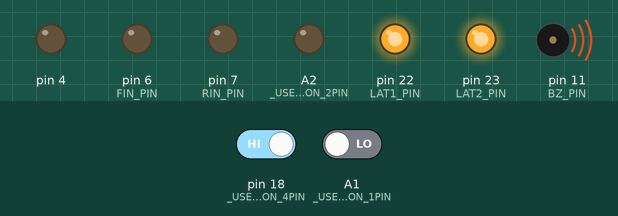
Recording of a sketch running on a simulated Arduino Leonardo, built with avr-gcc and run on an emulated ATmega32U4. Shown: output pins drawn as LEDs (lit = HIGH), buzzer (waves = sounding). The inputs (shaded band) are chosen by the test bench; at power-on: pin 18 (_USER_CON_4PIN) HIGH, A1 (_USER_CON_1PIN) LOW.

Above: at 1.2 s.
1.3 s: pin 18 (_USER_CON_4PIN) driven LOW
At 2.5 s:
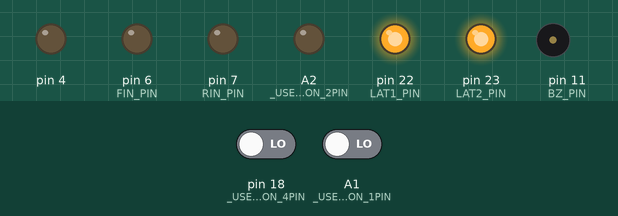
2.8 s: pin 18 (_USER_CON_4PIN) driven HIGH
At 4.4 s:
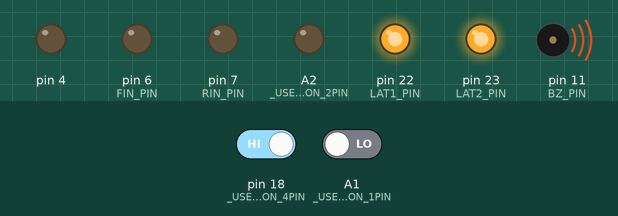
Timing chart, 0 to 11.0 s (numbered marks = the images above; inputs shaded):
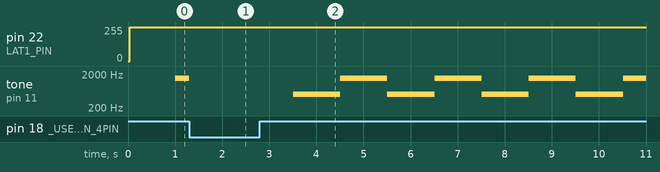

Measured:
- after the input at 1.3 s, tone on pin 11 (BZ_PIN): 1500 Hz → silent at once
- after the input at 2.8 s, tone on pin 11 (BZ_PIN): alternates 1500 Hz for 1.0 s and 500 Hz for 1.0 s, starting after 0.71 s

The sketch:

mon4_b.ino
```cpp
#define USE_TIMER3_ISR
#include "mono_con.h"

int pitch[2] = { 1500, 500 };
int idx = 0;

int count = 0;

int tsw, sw;
int presw, pretsw, swps = 0;

word in, bz;

void onedisp(int n) {
	static int pren = -1;
	if (pren != n) {
		disp(num[n / 10], num[n % 10]);
		pren = n;
	}
}

ISR(TIMER3_COMPA_vect) {
	if (in++ > 5) {
		in = 0;

		sw = digitalRead(_USER_CON_5PIN);
		tsw = digitalRead(_USER_CON_4PIN);

		if (tsw == LOW && sw == LOW && presw == HIGH) swps = 1;

		presw = sw;
	}
	if (tsw == HIGH) bz++;
}

void setup() {
	config_init();
	serial_init();

	sw = presw = digitalRead(_USER_CON_5PIN);
	tsw = pretsw = digitalRead(_USER_CON_4PIN);
}

void loop() {
	if (tsw == HIGH) {
		if (tsw != pretsw) {
			pretsw = tsw;
			tone(BZ_PIN, pitch[0]);
			bz = 0;
			idx = 1;
			count++;
		}
		if (bz > 1000) {
			bz = 0;
			tone(BZ_PIN, pitch[idx]);
			if (++idx > 1) idx = 0;
			count++;
		}
	} else {
		noTone(BZ_PIN);
		if (tsw != pretsw) pretsw = tsw;
		if (swps) { swps = 0; count = 0; }
	}
	onedisp(count);
}
```

mono_con.h
```cpp
//===================================================================================================================
//
//  高校生ものづくりコンテスト2026岡山県大会用 ArduinoShield
//
//    出力回路: 百エディケーション製
//    https://hyakuedu.wordpress.com/
//
//    CPU Board: Arduino MEGA 2560 R3
//                                     2026/01/08 OKAKO
//
//===================================================================================================================
#ifndef _MONO_CON_2026_H
#define _MONO_CON_2026_H

//--- Arduino  ATmega2560 Input
#define _USER_CON_1PIN A1
#define _USER_CON_2PIN A2
#define _USER_CON_3PIN 17
#define _USER_CON_4PIN 18
#define _USER_CON_5PIN 19
#define _USER_CON_6PIN 40
#define _USER_CON_7PIN 42
#define _USER_CON_8PIN 20 //GND

//--- OKAKO_Shield_CN2
#define BOARD_SW_PIN 26
#define BZ_PIN 11
#define FIN_PIN 6
#define RIN_PIN 7
#define LAT2_PIN 23
#define LAT1_PIN 22
#define SCK_PIN 24
#define SDI_PIN 25

//--- セグメントLED 0-9,blank
int num[11] = { 0x3f, 0x06, 0x5b, 0x4f, 0x66,  //0, 1, 2, 3, 4
                0x6d, 0x7d, 0x27, 0x7f, 0x6f,  //5, 6, 7, 8, 9
                0x00 };                        //blank

//--- レジスタ初期設定
void config_init(void) {
  pinMode(_USER_CON_1PIN, INPUT);
  pinMode(_USER_CON_2PIN, INPUT);
  pinMode(_USER_CON_3PIN, INPUT);
  pinMode(_USER_CON_4PIN, INPUT);
  pinMode(_USER_CON_5PIN, INPUT);
  pinMode(_USER_CON_6PIN, INPUT);
  pinMode(_USER_CON_7PIN, INPUT);

  pinMode(_USER_CON_8PIN, OUTPUT);
  digitalWrite(_USER_CON_8PIN, LOW); //IN_D4をGND設定

  pinMode(BOARD_SW_PIN, INPUT);
  pinMode(BZ_PIN, OUTPUT);
  pinMode(RIN_PIN, OUTPUT);
  pinMode(FIN_PIN, OUTPUT);
  pinMode(LAT1_PIN, OUTPUT);
  pinMode(LAT2_PIN, OUTPUT);
  pinMode(SCK_PIN, OUTPUT);
  pinMode(SDI_PIN, OUTPUT);

  ////////// DCモータ制御用PWM信号生成用のタイマ(Timer4)の周波数を31.37KHzに変更 //////////
  TCCR4B = (TCCR4B & 0b11111000) | 0x01;

#ifdef USE_TIMER3_ISR
  ////////// 1ms割り込み用のタイマ(Timer3)の初期化 //////////
  TCCR3A = 0;
  TCCR3B = 0x0b;
  // OCR3A = 124;
  OCR3A = 249;
  TIMSK3 = 2;
#endif
}

//--- 構造体宣言bitset
struct bitset {
  int SDI : 1;   // bit0 シリアルデータ
  int SCK : 1;   // bit1 シリアルクロック
  int LAT1 : 1;  // bit2 7seg LED 系ラッチ
  int LAT2 : 1;  // bit3 フルカラーLED,step モータ系ラッチ
  int DCM : 2;   // bit4,5 DC モータの動作モード
  int BZ : 1;    // bit6 圧電スピーカ
  int TSW : 1;   // bit7 タクトスイッチ入力
};
struct bitset RC;  // 構造体変数

//--- 共用体宣言lm (LED & step Motor)
union {
  struct
  {               //--- 構造体宣言，bit というグループ名
    int SM : 4;   // bit0 ～ bit3 ステッピングモータ励磁信号
    int R : 1;    // bit4 フルカラーLED，赤色
    int B : 1;    // bit5 フルカラーLED，青色
    int G : 1;    // bit6 フルカラーLED，緑色
    int res : 1;  // bit7 未使用
  } bit;          // bit アクセス名
  struct
  {
    int SM : 4;
    int GBR : 3;  // フルカラーLED, カラーコードを3bitで指定
    int res : 1;
  } color;  // GBRを3ビットアクセス名
  int b8;   // byte アクセス名
} lm;       // 共用体変数名

//--- U1,U2,U3初期化
void serial_init(void) {
  //U1
  digitalWrite(LAT1_PIN, LOW);
  shiftOut(SDI_PIN, SCK_PIN, MSBFIRST, 0x00);
  digitalWrite(LAT1_PIN, HIGH);

  //U2
  digitalWrite(LAT1_PIN, LOW);
  shiftOut(SDI_PIN, SCK_PIN, MSBFIRST, 0x00);
  digitalWrite(LAT1_PIN, HIGH);

  //u3
  digitalWrite(LAT2_PIN, LOW);
  shiftOut(SDI_PIN, SCK_PIN, MSBFIRST, 0x00);
  digitalWrite(LAT2_PIN, HIGH);
}

//--- 2桁7セグメントLEDの表示関数
int disp(char leftPat, char rightPat) {
  digitalWrite(LAT1_PIN, LOW);
  shiftOut(SDI_PIN, SCK_PIN, MSBFIRST, leftPat);
  digitalWrite(LAT1_PIN, HIGH);

  digitalWrite(LAT1_PIN, LOW);
  shiftOut(SDI_PIN, SCK_PIN, MSBFIRST, rightPat);
  digitalWrite(LAT1_PIN, HIGH);
}

//--- ステッピングモータの初期設定関数
int stepm_init(int n) {
  int spm[5] = { 0x9,     // A
                 0xc,     // B
                 0x6,     // nA
                 0x3,     // nB
                 0x00 };  // Stop

  return spm[n];
}

//--- フルカラーLEDとステッピングモータの動作制御関数
int led_stepmotor(char n) {
  digitalWrite(LAT2_PIN, LOW);
  shiftOut(SDI_PIN, SCK_PIN, MSBFIRST, n);
  digitalWrite(LAT2_PIN, HIGH);
}

#endif
```
